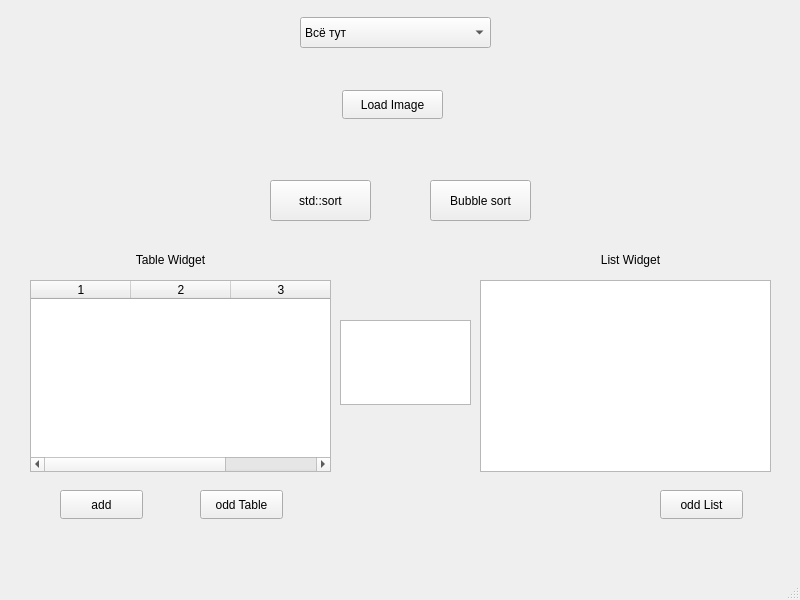
<?xml version="1.0" encoding="UTF-8"?>
<ui version="4.0">
 <class>MainWindow</class>
 <widget class="QMainWindow" name="MainWindow">
  <property name="geometry">
   <rect>
    <x>0</x>
    <y>0</y>
    <width>800</width>
    <height>600</height>
   </rect>
  </property>
  <property name="windowTitle">
   <string>MainWindow</string>
  </property>
  <widget class="QWidget" name="centralwidget">
   <widget class="QPushButton" name="pushButton">
    <property name="geometry">
     <rect>
      <x>270</x>
      <y>180</y>
      <width>101</width>
      <height>41</height>
     </rect>
    </property>
    <property name="text">
     <string>std::sort</string>
    </property>
   </widget>
   <widget class="QPushButton" name="pushButton_2">
    <property name="geometry">
     <rect>
      <x>430</x>
      <y>180</y>
      <width>101</width>
      <height>41</height>
     </rect>
    </property>
    <property name="text">
     <string>Bubble sort</string>
    </property>
   </widget>
   <widget class="QTextEdit" name="textEdit">
    <property name="geometry">
     <rect>
      <x>340</x>
      <y>320</y>
      <width>131</width>
      <height>85</height>
     </rect>
    </property>
   </widget>
   <widget class="QComboBox" name="comboBox">
    <property name="geometry">
     <rect>
      <x>300</x>
      <y>17</y>
      <width>191</width>
      <height>31</height>
     </rect>
    </property>
    <item>
     <property name="text">
      <string>Всё тут</string>
     </property>
    </item>
    <item>
     <property name="text">
      <string>Ничего нет</string>
     </property>
    </item>
   </widget>
   <widget class="QTableWidget" name="tableWidget">
    <property name="geometry">
     <rect>
      <x>30</x>
      <y>280</y>
      <width>301</width>
      <height>192</height>
     </rect>
    </property>
    <property name="columnCount">
     <number>3</number>
    </property>
    <property name="horizontalHeaderLabels" stdset="0">
     <stringlist>
      <string>Surname</string>
      <string>Course</string>
      <string>Phone</string>
     </stringlist>
    </property>
    <column/>
    <column/>
    <column/>
   </widget>
   <widget class="QListWidget" name="listWidget">
    <property name="geometry">
     <rect>
      <x>480</x>
      <y>280</y>
      <width>291</width>
      <height>192</height>
     </rect>
    </property>
   </widget>
   <widget class="QLabel" name="label">
    <property name="geometry">
     <rect>
      <x>90</x>
      <y>250</y>
      <width>161</width>
      <height>20</height>
     </rect>
    </property>
    <property name="text">
     <string>Table Widget</string>
    </property>
    <property name="alignment">
     <set>Qt::AlignCenter</set>
    </property>
   </widget>
   <widget class="QLabel" name="label_2">
    <property name="geometry">
     <rect>
      <x>550</x>
      <y>250</y>
      <width>161</width>
      <height>20</height>
     </rect>
    </property>
    <property name="text">
     <string>List Widget</string>
    </property>
    <property name="alignment">
     <set>Qt::AlignCenter</set>
    </property>
   </widget>
   <widget class="QPushButton" name="pushButton_ListOdd">
    <property name="geometry">
     <rect>
      <x>660</x>
      <y>490</y>
      <width>83</width>
      <height>29</height>
     </rect>
    </property>
    <property name="text">
     <string>odd List</string>
    </property>
   </widget>
   <widget class="QPushButton" name="pushButton_TableAdd">
    <property name="geometry">
     <rect>
      <x>60</x>
      <y>490</y>
      <width>83</width>
      <height>29</height>
     </rect>
    </property>
    <property name="text">
     <string>add</string>
    </property>
   </widget>
   <widget class="QPushButton" name="pushButton_TableOdd">
    <property name="geometry">
     <rect>
      <x>200</x>
      <y>490</y>
      <width>83</width>
      <height>29</height>
     </rect>
    </property>
    <property name="text">
     <string>odd Table</string>
    </property>
   </widget>
   <widget class="QPushButton" name="pushButton_LoadImage">
    <property name="geometry">
     <rect>
      <x>342</x>
      <y>90</y>
      <width>101</width>
      <height>29</height>
     </rect>
    </property>
    <property name="text">
     <string>Load Image</string>
    </property>
   </widget>
   <widget class="QLabel" name="imageLabel">
    <property name="geometry">
     <rect>
      <x>550</x>
      <y>20</y>
      <width>221</width>
      <height>211</height>
     </rect>
    </property>
    <property name="text">
     <string/>
    </property>
   </widget>
  </widget>
  <widget class="QMenuBar" name="menubar">
   <property name="geometry">
    <rect>
     <x>0</x>
     <y>0</y>
     <width>800</width>
     <height>25</height>
    </rect>
   </property>
  </widget>
  <widget class="QStatusBar" name="statusbar"/>
 </widget>
 <resources/>
 <connections/>
</ui>
